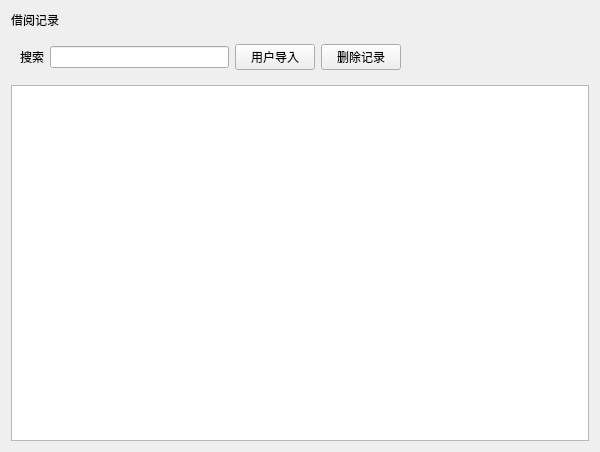
<?xml version="1.0" encoding="UTF-8"?>
<ui version="4.0">
 <class>Cell_RecordMange</class>
 <widget class="QWidget" name="Cell_RecordMange">
  <property name="geometry">
   <rect>
    <x>0</x>
    <y>0</y>
    <width>600</width>
    <height>452</height>
   </rect>
  </property>
  <property name="windowTitle">
   <string>Form</string>
  </property>
  <layout class="QGridLayout" name="gridLayout_2">
   <item row="0" column="0">
    <widget class="QLabel" name="label_2">
     <property name="text">
      <string>借阅记录</string>
     </property>
     <property name="name" stdset="0">
      <string>title</string>
     </property>
    </widget>
   </item>
   <item row="1" column="0">
    <widget class="QWidget" name="widget" native="true">
     <layout class="QGridLayout" name="gridLayout">
      <item row="0" column="1">
       <widget class="QLineEdit" name="lineEdit">
        <property name="name" stdset="0">
         <string>le</string>
        </property>
       </widget>
      </item>
      <item row="0" column="2">
       <widget class="QPushButton" name="btn_add">
        <property name="text">
         <string>用户导入</string>
        </property>
        <property name="name" stdset="0">
         <string>btn</string>
        </property>
       </widget>
      </item>
      <item row="0" column="0">
       <widget class="QLabel" name="label">
        <property name="text">
         <string>搜索</string>
        </property>
        <property name="alignment">
         <set>Qt::AlignRight|Qt::AlignTrailing|Qt::AlignVCenter</set>
        </property>
        <property name="name" stdset="0">
         <string>lb</string>
        </property>
       </widget>
      </item>
      <item row="0" column="3">
       <widget class="QPushButton" name="pushButton_2">
        <property name="text">
         <string>删除记录</string>
        </property>
        <property name="name" stdset="0">
         <string>btn</string>
        </property>
       </widget>
      </item>
      <item row="0" column="4">
       <spacer name="horizontalSpacer">
        <property name="orientation">
         <enum>Qt::Horizontal</enum>
        </property>
        <property name="sizeHint" stdset="0">
         <size>
          <width>40</width>
          <height>20</height>
         </size>
        </property>
       </spacer>
      </item>
     </layout>
    </widget>
   </item>
   <item row="2" column="0">
    <widget class="QTableView" name="tableView">
     <property name="lineWidth">
      <number>1</number>
     </property>
     <property name="name" stdset="0">
      <string>tv</string>
     </property>
    </widget>
   </item>
  </layout>
 </widget>
 <resources/>
 <connections/>
</ui>
